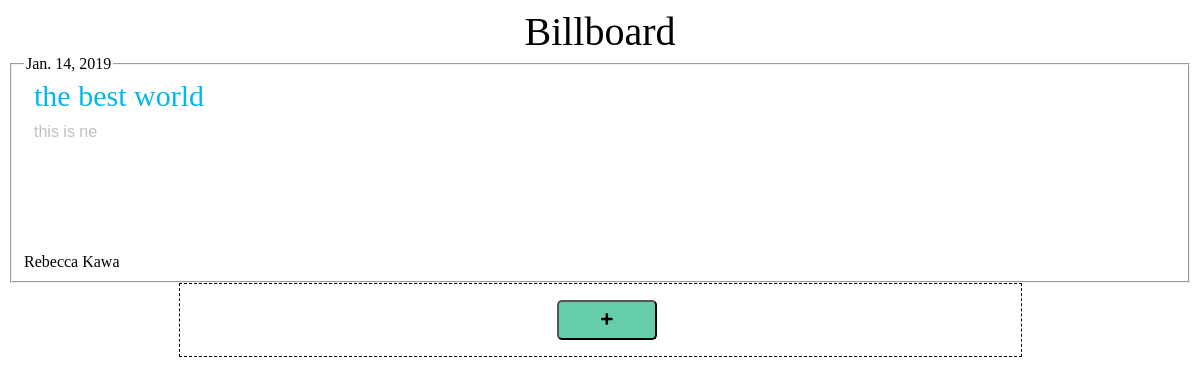
The app's page /billboard/, older data.
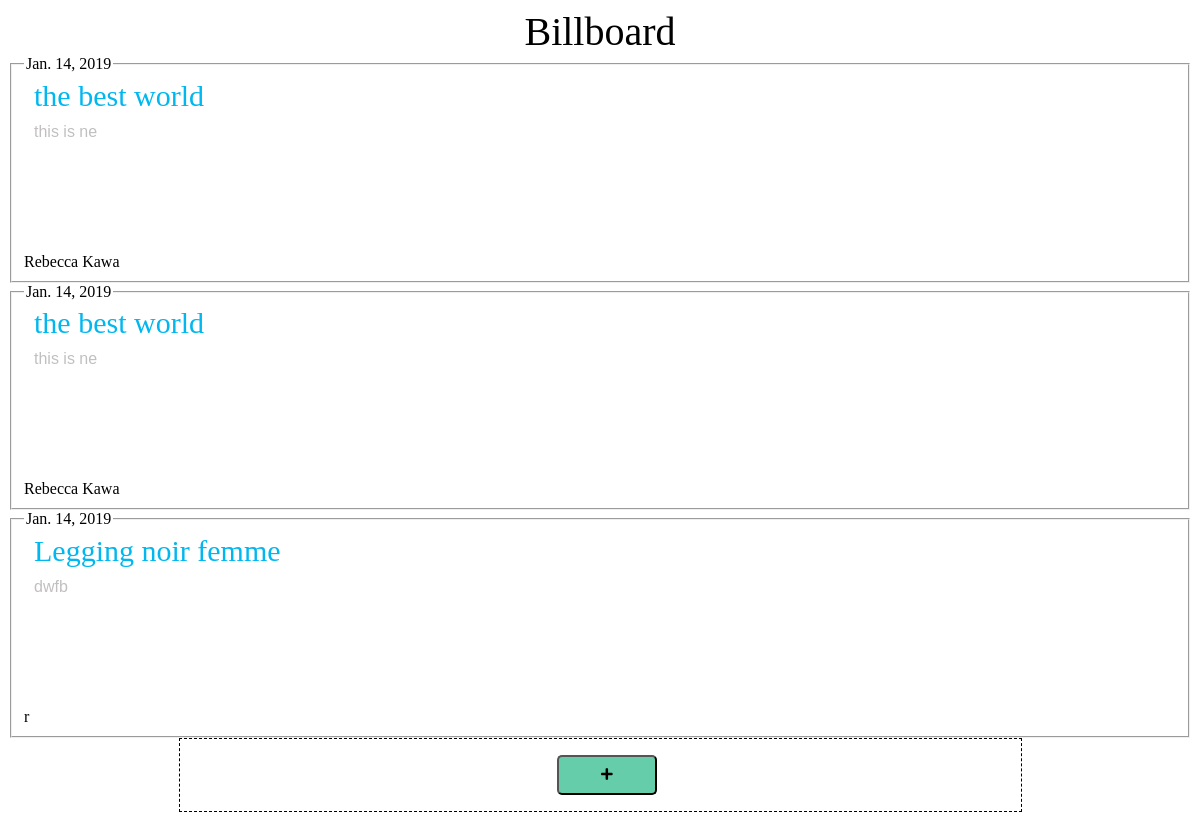
The same page, newer data.
### billboard_app/models.py (models this page shows)
class Post(models.Model):
    date = models.DateField(auto_now=True)
    title = models.CharField(max_length=100, null=False)
    message = models.CharField(max_length=300, null=False)
    author = models.CharField(max_length=100, null=False)

### billboard_app/views.py (the view, shortened to what this page needs)
@csrf_exempt
def index(request):
    date = datetime.date.today()
    context = {}
    posts = Post.objects.all()
    context['messages'] = posts
    context['date'] = date
    print(context)
    return render(request, 'billboard_app/posts.html', context)

### billboard_app/templates/billboard_app/posts.html (shortened to what this page needs)
{% extends 'billboard_app/base.html' %}
{% block content %}
{% if request.user.is_authenticated %}
            <div class="center user">
                <h3>{{ request.user.username }}</h3>
                <a href="/billboard/logout"><button class="btn">Logout</button></a>
            </div>
{% else %}
    <div class="bigTitle">Billboard</div>
{% for Post in messages %}
    <fieldset class="box">
        <legend class="date">{{ Post.date }}</legend>
        <span class="title">{{ Post.title }}</span>
        <div class="text">{{ Post.message }}</div>
        <div class="author">{{ Post.author }}</div>
    </fieldset>
{% empty %}
    <div class="empty">
        <p>No messages...
            <br>
            Click the '+' button to add a new message</p>
    </div>
{% endfor %}
<div class="addDiv">
        <button id="addButton"><i class="fas fa-plus"></i></button>
</div>
{% endif %}
{% endblock %}

### billboard_app/templates/billboard_app/base.html (shortened to what this page needs)
<!DOCTYPE html>
{% load static %}
<html lang="en">
<head>
    <link rel="stylesheet" href="https://use.fontawesome.com/releases/v5.6.3/css/all.css"
>
    <link href="{% static './css/style.css' %}"
    rel="stylesheet" type="text/css">
</head>
<body>
    {% block content %}
    {% endblock %}
</body>
</html>

### billboard_app/static/css/style.css (style rules this page uses)
.bigTitle { font-family: Anton; font-size : 40px; Color : black; text-align: center }
#addButton { background-color: #66CDAA; width: 100px; height: 40px; margin: 6px; border-radius: 5px; left: 44%; position: relative; }
.title { font-family: Anton; font-size: 30px; color: #00b7ef; margin-left: 10px; }
.text { font-family: Arial; font-size: 16px; color: #c1bfc0; margin-left: 10px; padding-top: 10px; padding-bottom: 30px; height: 100px; }
.addDiv { border: 1px black; border-style: dashed; padding: 10px; max-width: 821px; position: relative; width: 100%; margin: auto; }
.date { font-family: Poiret One; font-size: 16px; color: black; }

Row changes from the older to the newer data that the page shows:
added Post: date "Jan. 14, 2019", title "the best world", message "this is ne", author "Rebecca Kawa"
added Post: date "Jan. 14, 2019", title "Legging noir femme", message "dwfb", author "r"
